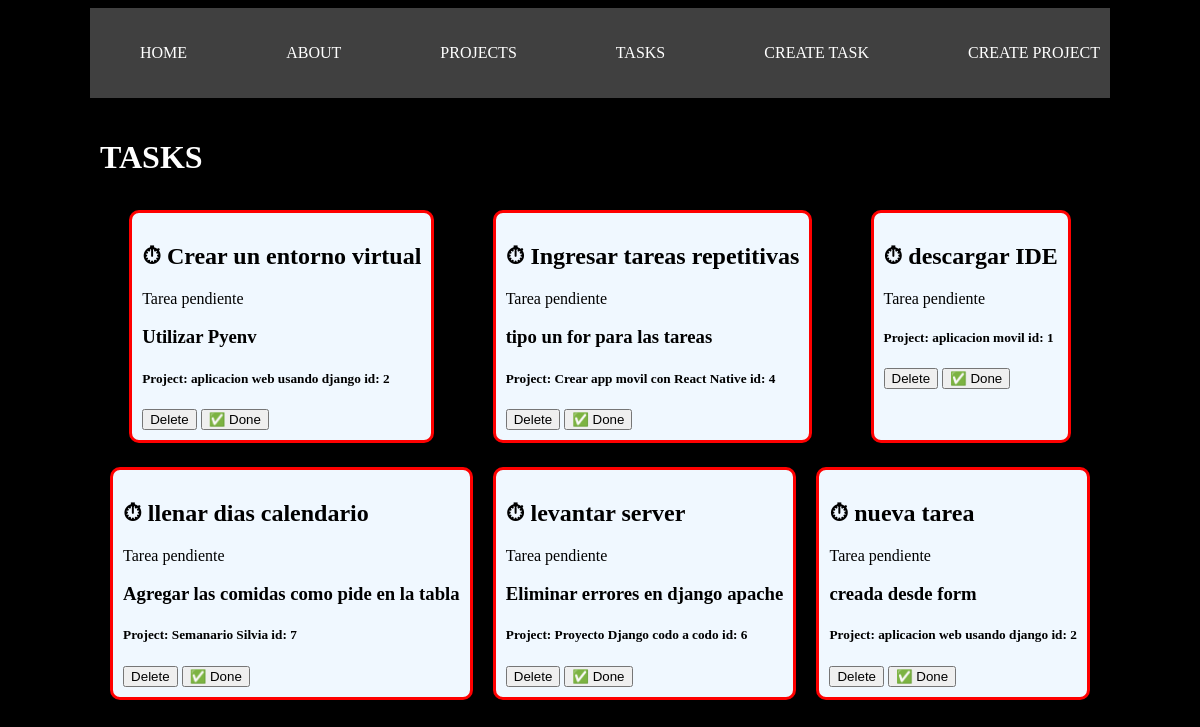
/tasks/, run on the app's committed database.
### myapp/models.py (models this page shows, shortened)
class Task(models.Model):
    title = models.CharField(max_length=200)
    description = models.TextField()
    project = models.ForeignKey(Project, on_delete=models.CASCADE)
    done = models.BooleanField(default=False)

class Project(models.Model):
    name = models.CharField(max_length=200)

### myapp/views.py (the view)
# urls.py: path('tasks/', views.tasks, name='tasks'),
def tasks(request):
    tasks = Task.objects.all()
    return render(request, 'tasks/tasks.html', {
        'tasks': tasks
    })

### myapp/templates/tasks/tasks.html
{% extends 'layout/base.html' %}
{% block content %}
<h1>TASKS</h1>
<article class="contain_items">
    {% for task in tasks %}
    <div class="card">
        <h2>{% if task.done == False %}⏱{% else %}✅{% endif %} {{ task.title }}</h2>
        {% if task.done == False %}
        <p>Tarea pendiente</p>
        {% else %}
        <p>Tarea Realizada</p>
        {% endif %}
        <h3> {{ task.description }} </h3>
        <h5>Project: {{ task.project.name }} id: {{ task.project.id }} </h5>
        <button>Delete</button>
        <button>✅ Done</button>
    </div>
    {% endfor %}
</article>
{% endblock %}

### myapp/static/style/main.css (style rules this page uses)
body { background-color: black; color: rgb(255, 255, 255); }
.card { background-color: aliceblue; color: black; width: fit-content; padding: 10px; margin: 12px auto; border-radius: 10px; border: solid 3px red; }
.contain_items { display: flex; flex-direction: row-reverse; justify-items: center; flex-wrap: wrap; }

### data on the page
Task: title "descargar IDE", done "Tarea pendiente", project.name "aplicacion movil", project.id "1"
Task: title "Ingresar tareas repetitivas", done "Tarea pendiente", description "tipo un for para las tareas", project.name "Crear app movil con React Native", project.id "4"
Task: title "Crear un entorno virtual", done "Tarea pendiente", description "Utilizar Pyenv", project.name "aplicacion web usando django", project.id "2"
Task: title "nueva tarea", done "Tarea pendiente", description "creada desde form", project.name "aplicacion web usando django", project.id "2"
Task: title "levantar server", done "Tarea pendiente", description "Eliminar errores en django apache", project.name "Proyecto Django codo a codo", project.id "6"
Task: title "llenar dias calendario", done "Tarea pendiente", description "Agregar las comidas como pide en la tabla", project.name "Semanario Silvia", project.id "7"
